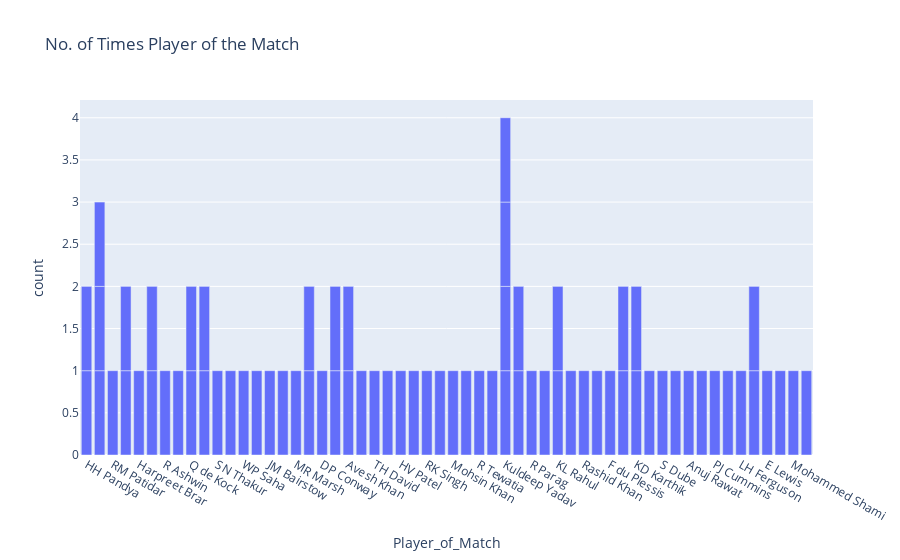

The code cell stored with this chart in its notebook:
### Markdown cell above
# Number of Times Player of the Match

### Code cell
figure = px.bar(data, x=data["Player_of_Match"],
            title="No. of Times Player of the Match")
figure.show()

### Figure 1 — Plotly figure (JSON) as saved in the notebook; plotly's stock layout.template omitted (floating-point values rounded to 4 significant figures)
{"data": [{"alignmentgroup": "True", "hovertemplate": "Player_of_Match=%{x}<br>count=%{y}<extra></extra>", "legendgroup": "", "marker": {"color": "#636efa", "pattern": {"shape": ""}}, "name": "", "offsetgroup": "", "orientation": "v", "showlegend": false, "textposition": "auto", "type": "bar", "x": ["HH Pandya", "JC Buttler", "RM Patidar", "DA Miller", "Harpreet Brar", "JJ Bumrah", "R Ashwin", "V Kohli", "Q de Kock", "RA Tripathi", "SN Thakur", "TA Boult", "WP Saha", "AD Russell", "JM Bairstow", "DR Sams", "MR Marsh", "Shubman Gill", "JJ Bumrah", "DP Conway", "PWH de Silva", "Avesh Khan", "YBK Jaiswal", "TH David", "DA Warner", "HV Patel", "K Rabada", "RK Singh", "RD Gaikwad", "Mohsin Khan", "SA Yadav", "R Tewatia", "KH Pandya", "Kuldeep Yadav", "Umran Malik", "R Parag", "S Dhawan", "KL Rahul", "M Jansen", "Rashid Khan", "JC Buttler", "Mukesh Choudhary", "Kuldeep Yadav", "F du Plessis", "YS Chahal", "DA Miller", "Umran Malik", "KD Karthik", "KL Rahul", "RA Tripathi", "HH Pandya", "MA Agarwal", "S Dube", "KS Williamson", "Kuldeep Yadav", "YS Chahal", "Anuj Rawat", "Abhishek Sharma", "Shubman Gill", "Q de Kock", "PJ Cummins", "KD Karthik", "Avesh Khan", "LS Livingstone", "LH Ferguson", "JC Buttler", "UT Yadav", "E Lewis", "PWH de Silva", "SV Samson", "Mohammed Shami", "OF Smith", "Kuldeep Yadav", "UT Yadav"], "xaxis": "x", "y": [1, 1, 1, 1, 1, 1, 1, 1, 1, 1, 1, 1, 1, 1, 1, 1, 1, 1, 1, 1, 1, 1, 1, 1, 1, 1, 1, 1, 1, 1, 1, 1, 1, 1, 1, 1, 1, 1, 1, 1, 1, 1, 1, 1, 1, 1, 1, 1, 1, 1, 1, 1, 1, 1, 1, 1, 1, 1, 1, 1, 1, 1, 1, 1, 1, 1, 1, 1, 1, 1, 1, 1, 1, 1], "yaxis": "y"}], "layout": {"barmode": "relative", "legend": {"tracegroupgap": 0}, "title": {"text": "No. of Times Player of the Match"}, "xaxis": {"anchor": "y", "domain": [0, 1], "title": {"text": "Player_of_Match"}}, "yaxis": {"anchor": "x", "domain": [0, 1], "title": {"text": "count"}}}}
